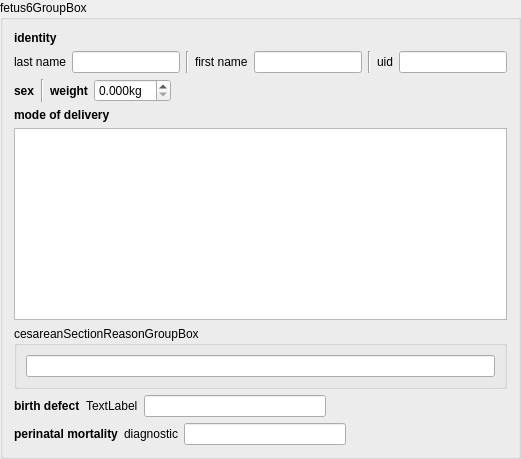
       <widget class="QGroupBox" name="fetus6GroupBox">
        <property name="title">
         <string>fetus6GroupBox</string>
        </property>
        <layout class="QVBoxLayout" name="verticalLayout_13">
         <item>
          <layout class="QGridLayout" name="gridLayout_8">
           <item row="1" column="2">
            <widget class="Line" name="line_19">
             <property name="orientation">
              <enum>Qt::Vertical</enum>
             </property>
            </widget>
           </item>
           <item row="0" column="0">
            <widget class="QLabel" name="f6IdentityLabel">
             <property name="font">
              <font>
               <weight>75</weight>
               <bold>true</bold>
              </font>
             </property>
             <property name="text">
              <string>identity</string>
             </property>
            </widget>
           </item>
           <item row="1" column="0">
            <widget class="QLabel" name="f6LastNameLabel">
             <property name="text">
              <string>last name</string>
             </property>
            </widget>
           </item>
           <item row="1" column="1">
            <widget class="QLineEdit" name="f6LastNameLineEdit"/>
           </item>
           <item row="1" column="3">
            <widget class="QLabel" name="f6FirstNameLabel">
             <property name="text">
              <string>first name</string>
             </property>
            </widget>
           </item>
           <item row="1" column="4">
            <widget class="QLineEdit" name="f6FirstNameLineEdit"/>
           </item>
           <item row="1" column="7">
            <widget class="QLineEdit" name="f6UidLineEdit"/>
           </item>
           <item row="1" column="6">
            <widget class="QLabel" name="f6UidLabel">
             <property name="text">
              <string>uid</string>
             </property>
            </widget>
           </item>
           <item row="1" column="5">
            <widget class="Line" name="line_20">
             <property name="orientation">
              <enum>Qt::Vertical</enum>
             </property>
            </widget>
           </item>
          </layout>
         </item>
         <item>
          <layout class="QHBoxLayout" name="horizontalLayout_29">
           <item>
            <widget class="QLabel" name="f6SexLabel">
             <property name="font">
              <font>
               <weight>75</weight>
               <bold>true</bold>
              </font>
             </property>
             <property name="text">
              <string>sex</string>
             </property>
            </widget>
           </item>
           <item>
            <layout class="QHBoxLayout" name="f6SexRadioLayout"/>
           </item>
           <item>
            <widget class="Line" name="line_21">
             <property name="orientation">
              <enum>Qt::Vertical</enum>
             </property>
            </widget>
           </item>
           <item>
            <widget class="QLabel" name="f6WeightLabel">
             <property name="font">
              <font>
               <weight>75</weight>
               <bold>true</bold>
              </font>
             </property>
             <property name="text">
              <string>weight</string>
             </property>
            </widget>
           </item>
           <item>
            <widget class="QDoubleSpinBox" name="f6WeightDoubleSpinBox">
             <property name="suffix">
              <string>kg</string>
             </property>
             <property name="decimals">
              <number>3</number>
             </property>
             <property name="maximum">
              <double>10.000000000000000</double>
             </property>
             <property name="singleStep">
              <double>0.010000000000000</double>
             </property>
            </widget>
           </item>
           <item>
            <spacer name="horizontalSpacer_9">
             <property name="orientation">
              <enum>Qt::Horizontal</enum>
             </property>
             <property name="sizeHint" stdset="0">
              <size>
               <width>40</width>
               <height>20</height>
              </size>
             </property>
            </spacer>
           </item>
          </layout>
         </item>
         <item>
          <layout class="QVBoxLayout" name="verticalLayout_14">
           <item>
            <widget class="QLabel" name="f6ModeOfDeliveryLabel">
             <property name="font">
              <font>
               <weight>75</weight>
               <bold>true</bold>
              </font>
             </property>
             <property name="text">
              <string>mode of delivery</string>
             </property>
            </widget>
           </item>
           <item>
            <widget class="QListView" name="f6ModeOfDeliveryListView"/>
           </item>
          </layout>
         </item>
         <item>
          <widget class="QGroupBox" name="f6CesareanSectionReasonGroupBox">
           <property name="title">
            <string>cesareanSectionReasonGroupBox</string>
           </property>
           <layout class="QHBoxLayout" name="horizontalLayout_30">
            <item>
             <widget class="QLineEdit" name="f6CesareanSectionReasonLlineEdit"/>
            </item>
           </layout>
          </widget>
         </item>
         <item>
          <layout class="QHBoxLayout" name="horizontalLayout_31">
           <item>
            <widget class="QLabel" name="f6BirthDefectLabel">
             <property name="font">
              <font>
               <weight>75</weight>
               <bold>true</bold>
              </font>
             </property>
             <property name="text">
              <string>birth defect</string>
             </property>
            </widget>
           </item>
           <item>
            <layout class="QHBoxLayout" name="f6BirthDefectRadioLayout"/>
           </item>
           <item>
            <widget class="QLabel" name="f6BirthDefectDiagnosticLabel">
             <property name="text">
              <string>TextLabel</string>
             </property>
            </widget>
           </item>
           <item>
            <widget class="QLineEdit" name="f6BirthDefectLineEdit"/>
           </item>
           <item>
            <spacer name="horizontalSpacer_19">
             <property name="orientation">
              <enum>Qt::Horizontal</enum>
             </property>
             <property name="sizeHint" stdset="0">
              <size>
               <width>40</width>
               <height>20</height>
              </size>
             </property>
            </spacer>
           </item>
          </layout>
         </item>
         <item>
          <layout class="QHBoxLayout" name="horizontalLayout_32">
           <item>
            <widget class="QLabel" name="f6PerinatalMortalityLabel">
             <property name="font">
              <font>
               <weight>75</weight>
               <bold>true</bold>
              </font>
             </property>
             <property name="text">
              <string>perinatal mortality</string>
             </property>
            </widget>
           </item>
           <item>
            <layout class="QHBoxLayout" name="f6PerinatalMortalityRadioLayout"/>
           </item>
           <item>
            <widget class="QLabel" name="f6PerinatalMortalityDiagnosticLabel">
             <property name="text">
              <string>diagnostic</string>
             </property>
            </widget>
           </item>
           <item>
            <widget class="QLineEdit" name="f6PerinatalMortalityDiagnosticLineEdit"/>
           </item>
           <item>
            <spacer name="horizontalSpacer_15">
             <property name="orientation">
              <enum>Qt::Horizontal</enum>
             </property>
             <property name="sizeHint" stdset="0">
              <size>
               <width>40</width>
               <height>20</height>
              </size>
             </property>
            </spacer>
           </item>
          </layout>
         </item>
        </layout>
       </widget>
